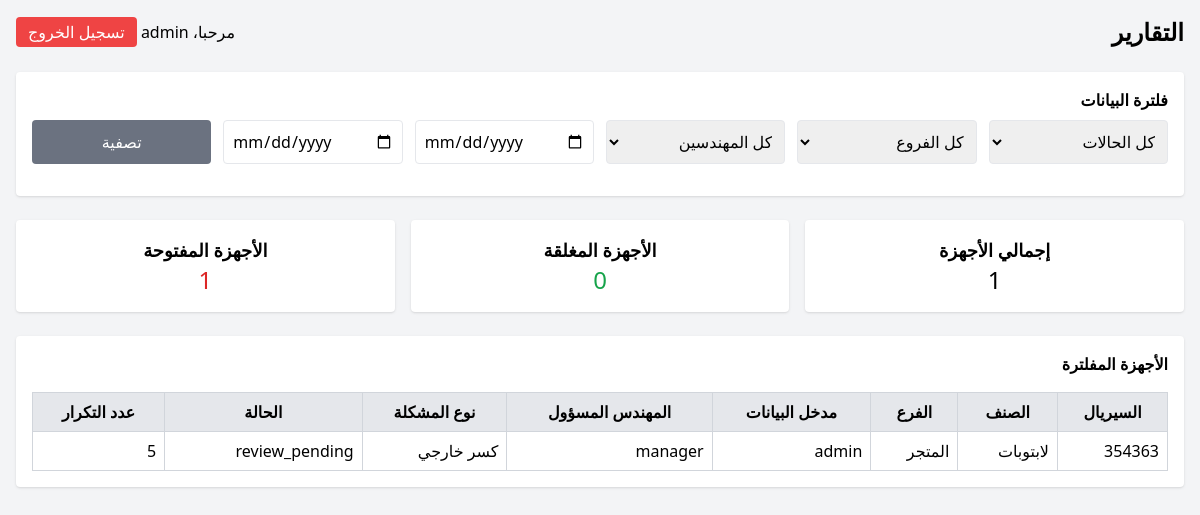
/reports.php (signed in), run on the app's committed database.
### tables this page shows
CREATE TABLE `broken_laptops` (
  `laptop_id` int(11) NOT NULL,
  `category_id` int(11) NOT NULL,
  `device_category_number` varchar(100) DEFAULT NULL,
  `serial_number` varchar(100) NOT NULL,
  `specs` text DEFAULT NULL,
  `with_charger` tinyint(1) DEFAULT 0,
  `problems_count` int(11) DEFAULT 0,
  `branch_name` varchar(100) DEFAULT NULL,
  `problem_details` text DEFAULT NULL,
  `entered_by_user_id` int(11) DEFAULT NULL,
  `assigned_user_id` int(11) DEFAULT NULL,
  `problem_type` varchar(100) DEFAULT NULL,
  `transfer_ref` varchar(100) DEFAULT NULL,
  `status` varchar(50) DEFAULT NULL,
  `repeat_problem_count` int(11) DEFAULT 0
);

CREATE TABLE `categories` (
  `category_id` int(11) NOT NULL,
  `category_name` varchar(100) NOT NULL
);

CREATE TABLE `users` (
  `user_id` int(11) NOT NULL,
  `username` varchar(100) NOT NULL,
  `password` varchar(100) NOT NULL,
  `permissions` varchar(100) NOT NULL
);

### reports.php (the view, shortened to what this page needs)
<?php
require 'db.php';
$username = $_SESSION['username'];
$filter_start = $_GET['start_date'] ?? '';
$filter_end = $_GET['end_date'] ?? '';
$query = "SELECT b.*, u1.username AS entered_by, u2.username AS assigned_to, c.category_name
          FROM broken_laptops b
          LEFT JOIN users u1 ON b.entered_by_user_id=u1.user_id
          LEFT JOIN users u2 ON b.assigned_user_id=u2.user_id
          LEFT JOIN categories c ON b.category_id=c.category_id
          WHERE 1";
$params = [];
$query .= " ORDER BY b.laptop_id DESC";
$stmt = $pdo->prepare($query);
$stmt->execute($params);
$laptops = $stmt->fetchAll();
$total_laptops = count($laptops);
$total_closed = count(array_filter($laptops, fn($l)=>$l['status']=='مغلق'));
$total_open = $total_laptops - $total_closed;
?>
<!DOCTYPE html>
<html lang="ar">
<head>
<script src="https://cdn.tailwindcss.com"></script>
</head>
<body class="bg-gray-100 min-h-screen p-4">
<div class="max-w-7xl mx-auto">
    <header class="mb-6 flex justify-between items-center">
        <h1 class="text-2xl font-bold">التقارير</h1>
        <div>
            <span class="mr-4">مرحبا، <?= htmlspecialchars($username) ?></span>
            <a href="logout.php" class="bg-red-500 text-white px-3 py-1 rounded">تسجيل الخروج</a>
        </div>
    </header>
    <div class="bg-white p-4 rounded shadow mb-6">
        <h2 class="font-bold mb-2">فلترة البيانات</h2>
        <form method="GET" class="grid grid-cols-1 md:grid-cols-6 gap-3">
            <select name="status" class="p-2 border rounded">
                <option value="">كل الحالات</option>
            </select>
            <select name="branch" class="p-2 border rounded">
                <option value="">كل الفروع</option>
            </select>
            <select name="assigned" class="p-2 border rounded">
                <option value="">كل المهندسين</option>
            </select>
            <input type="date" name="start_date" class="p-2 border rounded" value="<?= htmlspecialchars($filter_start) ?>" placeholder="من تاريخ">
            <input type="date" name="end_date" class="p-2 border rounded" value="<?= htmlspecialchars($filter_end) ?>" placeholder="إلى تاريخ">
            <button type="submit" class="bg-gray-500 text-white px-4 py-2 rounded">تصفية</button>
        </form>
    </div>
    <div class="grid grid-cols-1 md:grid-cols-3 gap-4 mb-6">
        <div class="bg-white p-4 rounded shadow text-center">
            <h3 class="font-bold text-lg">إجمالي الأجهزة</h3>
            <p class="text-2xl"><?= $total_laptops ?></p>
        </div>
        <div class="bg-white p-4 rounded shadow text-center">
            <h3 class="font-bold text-lg">الأجهزة المغلقة</h3>
            <p class="text-2xl text-green-600"><?= $total_closed ?></p>
        </div>
        <div class="bg-white p-4 rounded shadow text-center">
            <h3 class="font-bold text-lg">الأجهزة المفتوحة</h3>
            <p class="text-2xl text-red-600"><?= $total_open ?></p>
        </div>
    </div>
    <div class="bg-white p-4 rounded shadow">
        <h2 class="font-bold mb-4">الأجهزة المفلترة</h2>
        <?php if(count($laptops)===0): ?>
            <p>لا توجد بيانات.</p>
        <?php else: ?>
            <table class="w-full table-auto border-collapse border border-gray-300">
                <thead>
                    <tr class="bg-gray-200">
                        <th class="border border-gray-300 p-2">السيريال</th>
                        <th class="border border-gray-300 p-2">الصنف</th>
                        <th class="border border-gray-300 p-2">الفرع</th>
                        <th class="border border-gray-300 p-2">مدخل البيانات</th>
                        <th class="border border-gray-300 p-2">المهندس المسؤول</th>
                        <th class="border border-gray-300 p-2">نوع المشكلة</th>
                        <th class="border border-gray-300 p-2">الحالة</th>
                        <th class="border border-gray-300 p-2">عدد التكرار</th>
                    </tr>
                </thead>
                <tbody>
                    <?php foreach($laptops as $l): ?>
                        <tr>
                            <td class="border border-gray-300 p-2"><?= htmlspecialchars($l['serial_number']) ?></td>
                            <td class="border border-gray-300 p-2"><?= htmlspecialchars($l['category_name']) ?></td>
                            <td class="border border-gray-300 p-2"><?= htmlspecialchars($l['branch_name']) ?></td>
                            <td class="border border-gray-300 p-2"><?= htmlspecialchars($l['entered_by']) ?></td>
                            <td class="border border-gray-300 p-2"><?= htmlspecialchars($l['assigned_to']) ?></td>
                            <td class="border border-gray-300 p-2"><?= htmlspecialchars($l['problem_type']) ?></td>
                            <td class="border border-gray-300 p-2"><?= htmlspecialchars($l['status'] ?? 'تحت الإصلاح') ?></td>
                            <td class="border border-gray-300 p-2"><?= htmlspecialchars($l['repeat_problem_count']) ?></td>
                        </tr>
                    <?php endforeach; ?>
                </tbody>
            </table>
        <?php endif; ?>
    </div>
</div>
</body>
</html>

### db.php (shortened to what this page needs)
<html dir="rtl" lang="ar"><?php

### data on the page
broken_laptops: status "0", status "1", serial_number "354363", category.category_name "لابتوبات", branch_name "المتجر", entered_by_user.username "admin", assigned_user.username "manager", problem_type "كسر خارجي", status "review_pending", repeat_problem_count "5"

### other printed values
$username "admin"
$total_laptops "1"
